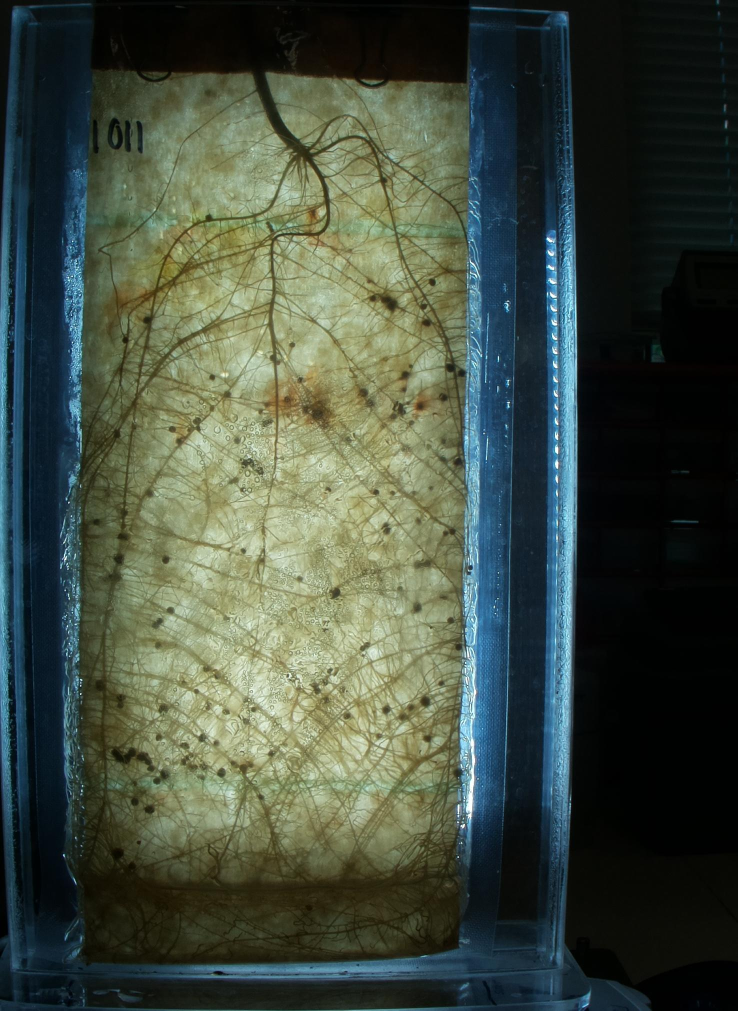
#> input picture photos/20230607crop1011.jpg, 1476 x 2021 px (shown at 1/2 size)
$ jupyter execute --allow-errors tests.ipynb
#> lines starting #> are read from the running program, lines starting #| are printed output that depends on the picture; after the words box and inside, x2 and y2 are one past the last pixel; in counts of white or black regions, pixels touching at a corner belong together
[cell 1]
import cv2
import numpy as np
import os

# Read the main image and the overlay image
main_img = cv2.imread("photos/20230607crop1011.jpg")
#> main_img is the input picture: shape (2021, 1476, 3); mean B, G, R 63.7, 76.2, 65.5
overlay_img = cv2.imread("segmentations/20230607crop1011.png", cv2.IMREAD_UNCHANGED)  # Preserving the alpha channel
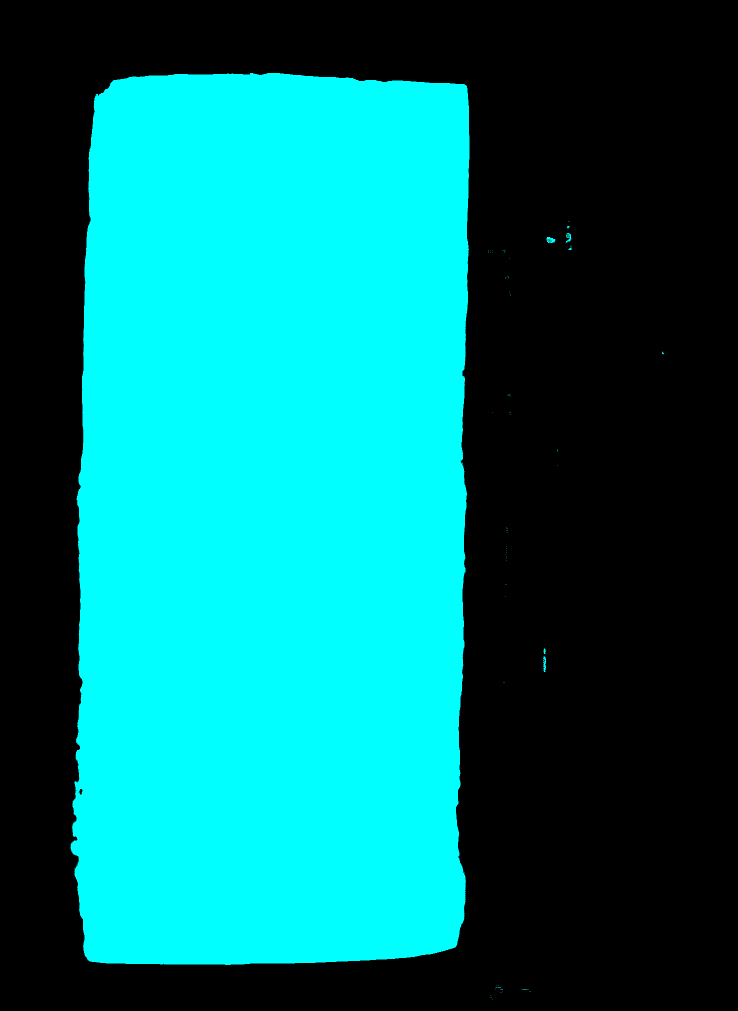
#> input picture segmentations/20230607crop1011.png, 1476 x 2021 px (shown at 1/2 size)
#> overlay_img is the input picture: shape (2021, 1476, 4); mean B, G, R, A 115.4, 115.4, 0, 80.6

# Make sure the images have the same dimensions
if main_img.shape[:2] != overlay_img.shape[:2]:
    overlay_img = cv2.resize(overlay_img, (main_img.shape[1], main_img.shape[0]))

# Extract the alpha channel from the overlay image and normalize it
alpha_channel = overlay_img[:, :, 3] / 255.0
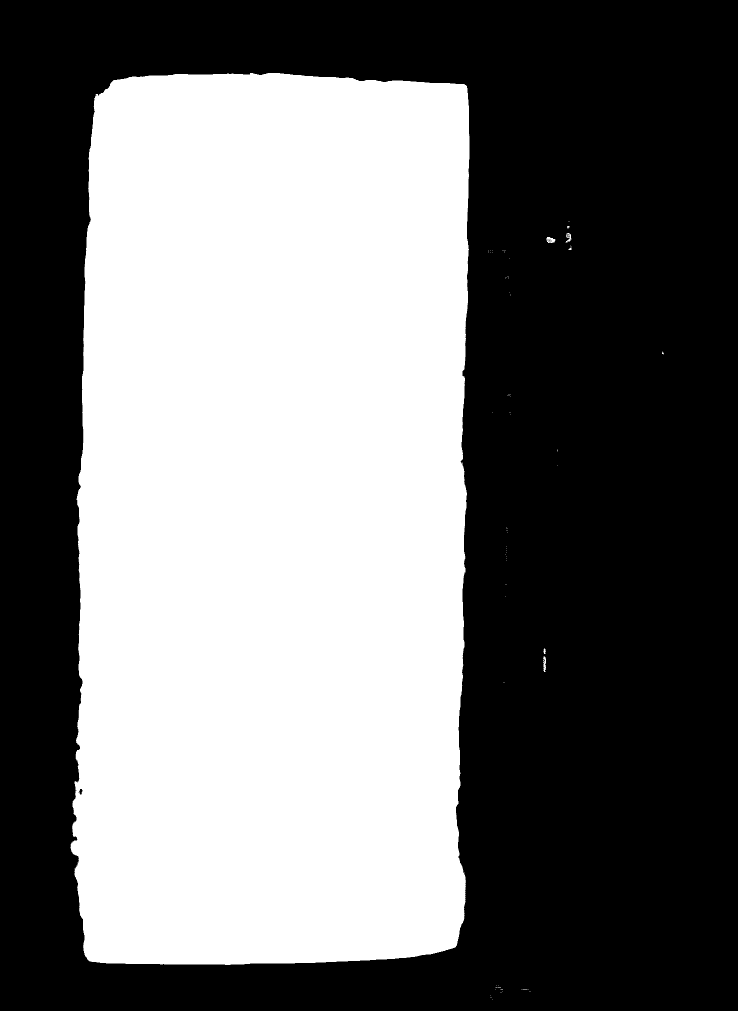
#> alpha_channel: shape (2021, 1476) float64 (shown at 1/2 size); values 0 (black) and 0.698 (white), 45.3% white; 77 white regions (71 under 20 px), largest, box (x1, y1, x2, y2) and area: (141, 146, 939, 1930) 1349499, (1093, 474, 1111, 486) 145, (1086, 1313, 1092, 1344) 125, (1131, 466, 1143, 485) 109, (1087, 1297, 1092, 1308) 37, (1137, 496, 1143, 500) 20

# Perform the overlay
for c in range(0, 3):
    main_img[:, :, c] = (1 - alpha_channel) * main_img[:, :, c] + alpha_channel * overlay_img[:, :, c]
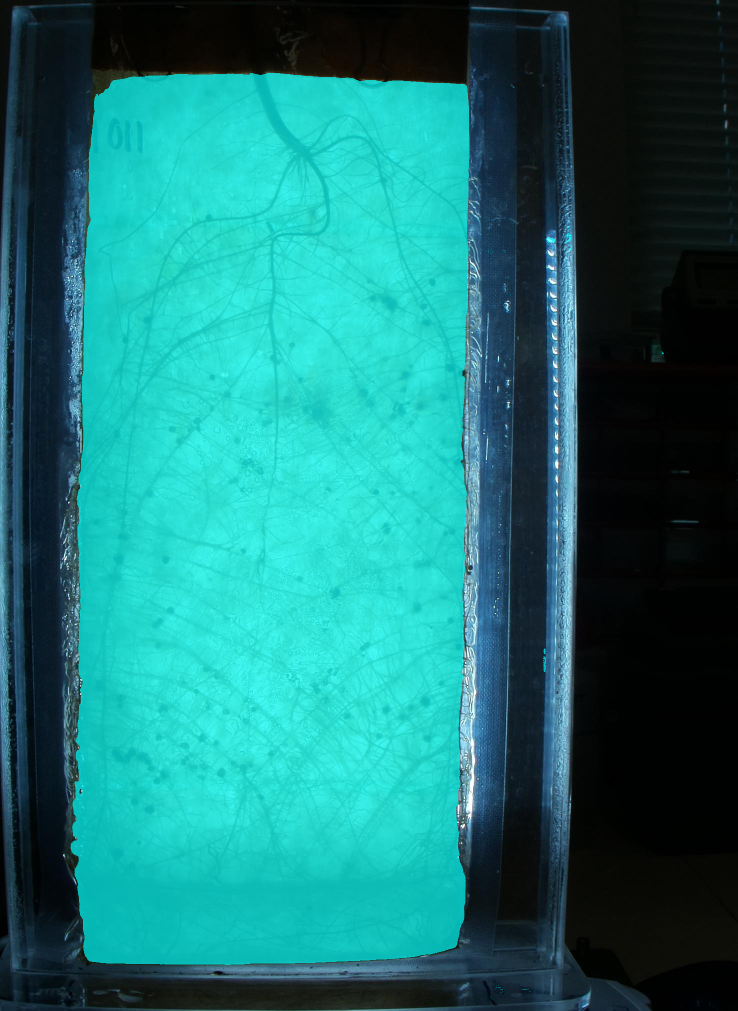
#> main_img: shape (2021, 1476, 3) (shown at 1/2 size); mean B, G, R 115.7, 116.8, 27.4


#make out dit

if not os.path.exists('out'):
    os.makedirs('out')
# Save the result
cv2.imwrite("output/Composite20230607crop1011.jpg", main_img)
#> Out = True
